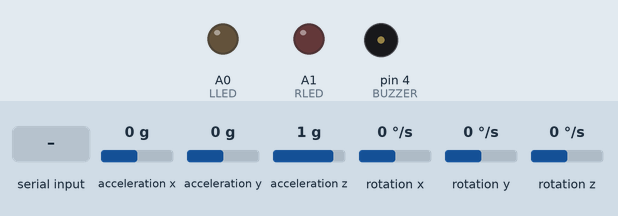
Recording of a sketch running on a simulated Arduino Uno, built with avr-gcc and run on an emulated ATmega328P. Shown: output pins drawn as LEDs (lit = HIGH), buzzer (waves = sounding, pin HIGH). Dashed ring = blinking. Inputs (shaded band) come from the test bench; at power-on: acceleration x 0 g, acceleration y 0 g, acceleration z 1 g, rotation x 0 °/s, rotation y 0 °/s, rotation z 0 °/s. What the sketch prints to the serial monitor is not drawn.

Above: at 1.2 s.
1.3 s: "L" received over the second serial link
At 1.9 s:
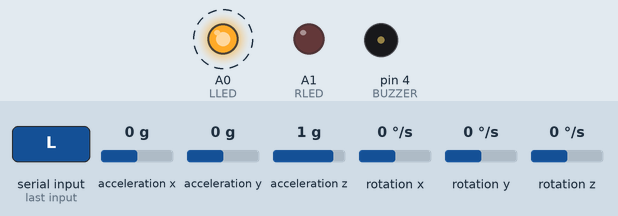
4.3 s: acceleration x set to -1.4 g
At 4.9 s:
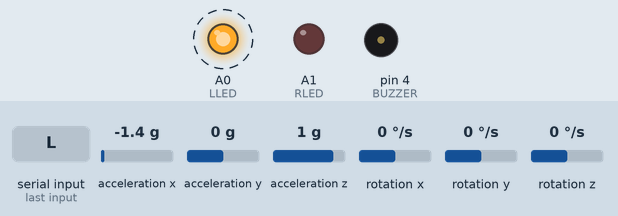
7.3 s: "R" received over the second serial link
At 7.79 s:
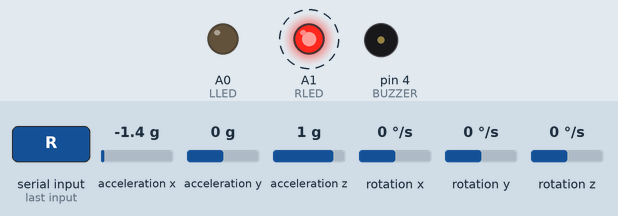
10.3 s: "B" received over the second serial link
At 10.9 s:
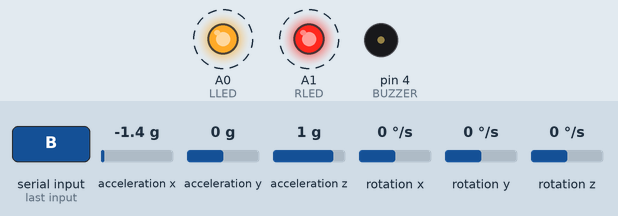
13.3 s: "0" received over the second serial link
At 13.8 s:
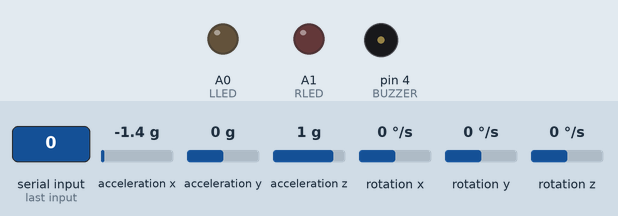
Timing chart, 0 to 15.8 s (numbered marks = the images above; inputs shaded):
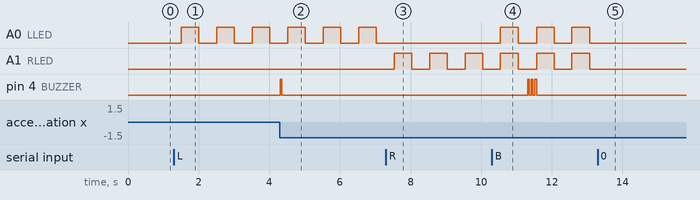

Measured:
- after the input at 1.3 s, A0 (LLED): alternates HIGH for 0.50 s and LOW for 0.50 s, starting after 0.21 s
- after the input at 4.3 s, pin 4 (BUZZER): LOW → HIGH at once, → LOW 0.05 s later
- after the input at 7.3 s, A0 (LLED): stops changing and stays LOW; A1 (RLED): alternates HIGH for 0.50 s and LOW for 0.50 s, starting after 0.24 s
- after the input at 10.3 s, A0 (LLED): alternates HIGH for 0.50 s and LOW for 0.51 s, starting after 0.25 s
- after the input at 13.3 s, A0 (LLED), A1 (RLED): stops changing and stays LOW

The sketch:

helmet.ino
```cpp
#include "I2Cdev.h"
#include "MPU6050.h"
#include <SoftwareSerial.h>
#define LLED A0
#define RLED A1
#define BUZZER 4
#define OUTPUT_READABLE_ACCELGYRO

SoftwareSerial HC06(8, 9);
SoftwareSerial HM10(11, 10);

MPU6050 accelgyro;
int ax, ay, az;
int gx, gy, gz;
int pax, pay, paz;
int pgx, pgy, pgz;
int dax, day, daz;
unsigned long acc;
char aa[16];

char ledData = '0';
int level = 0;
unsigned long cur_time;
unsigned long ledPreTime = 0;
unsigned long crashPreTime = 0;
const int duration = 500;

boolean ledState = 0;

void setup() {
  Serial.begin(9600);
  HC06.begin(9600);
  HM10.begin(9600);

  #if I2CDEV_IMPLEMENTATION == I2CDEV_ARDUINO_WIRE
      Wire.begin();
  #elif I2CDEV_IMPLEMENTATION == I2CDEV_BUILTIN_FASTWIRE
      Fastwire::setup(400, true);
  #endif

  accelgyro.initialize();

  pinMode(LLED, OUTPUT);
  pinMode(RLED, OUTPUT);
  pinMode(BUZZER, OUTPUT);

  digitalWrite(LLED, LOW);
  digitalWrite(RLED, LOW);
  digitalWrite(BUZZER, LOW);

  ledPreTime = millis();
  crashPreTime = millis();
}

void loop() {
  cur_time = millis();

  HC06.listen();
  if (HC06.available())
  {
    ledData = HC06.read();
    Serial.write(ledData);
  }
  if(cur_time - ledPreTime >= duration){
    ledState = !ledState;
    light(ledState);
    ledPreTime = cur_time;
  }

  pax = ax;
  pay = ay;
  paz = az;
  accelgyro.getMotion6(&ax, &ay, &az, &gx, &gy, &gz);
  dax = ax - pax;
  day = ay - pay;
  daz = az - paz;

  acc = (int)sqrt(pow((double)dax,2)+pow((double)day,2)+pow((double)daz,2));
  sprintf(aa, "%d", acc);
  Serial.println(acc);
  IsCrash();
}

void light(boolean d){
  if(d == 1){
    if(ledData == '0'){
      digitalWrite(LLED, LOW);
      digitalWrite(RLED, LOW);
    }
    if(ledData == 'L'){
      digitalWrite(LLED, HIGH);
      digitalWrite(RLED, LOW);
    }
    if(ledData == 'R'){
      digitalWrite(LLED, LOW);
      digitalWrite(RLED, HIGH);
    }
    if(ledData == 'B'){
      digitalWrite(LLED, HIGH);
      digitalWrite(RLED, HIGH);
    }
  }
  else{
    digitalWrite(LLED, LOW);
    digitalWrite(RLED, LOW);
  }
}

void IsCrash(){
  if(level == 0 && acc > 20000){
    level = 1;
    crashPreTime = cur_time;
    //HC06.write("crash\n");
    digitalWrite(BUZZER, HIGH);
    delay(50);
    digitalWrite(BUZZER, LOW);
  }
  if(level == 1 && cur_time - crashPreTime >= 3500){
    if(acc > 1000){
      level = 0;
      //HC06.write("Oh, it's OK\n");
      crashPreTime = cur_time;
      digitalWrite(BUZZER, HIGH);
      delay(50);
      digitalWrite(BUZZER, LOW);
      delay(50);
      digitalWrite(BUZZER, HIGH);
      delay(50);
      digitalWrite(BUZZER, LOW);
    }
  }
  if(level == 1 && cur_time - crashPreTime >= 7000){
    //HC06.write("emergency\n");
    HM10.write("emregency\n");
    digitalWrite(BUZZER, HIGH);
    delay(50);
    digitalWrite(BUZZER, LOW);
    delay(50);
    digitalWrite(BUZZER, HIGH);
    delay(50);
    digitalWrite(BUZZER, LOW);
    delay(50);
    digitalWrite(BUZZER, HIGH);
    delay(50);
    digitalWrite(BUZZER, LOW);
    level = 0;
  }
}
```
